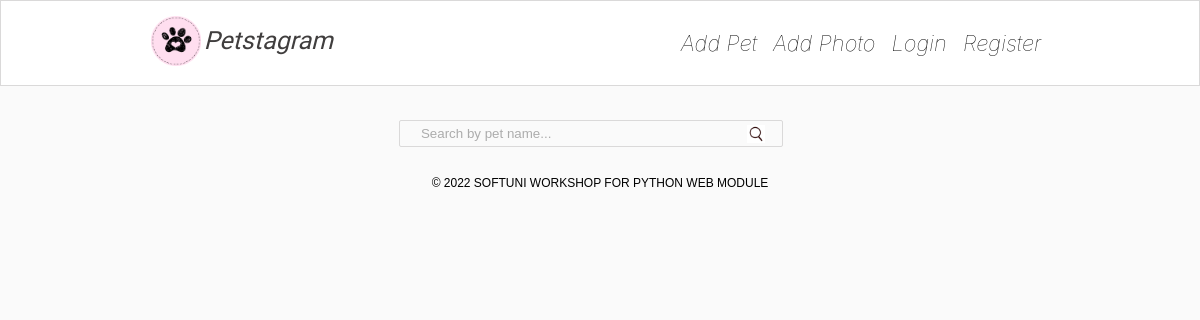
Before: / with the older database file.
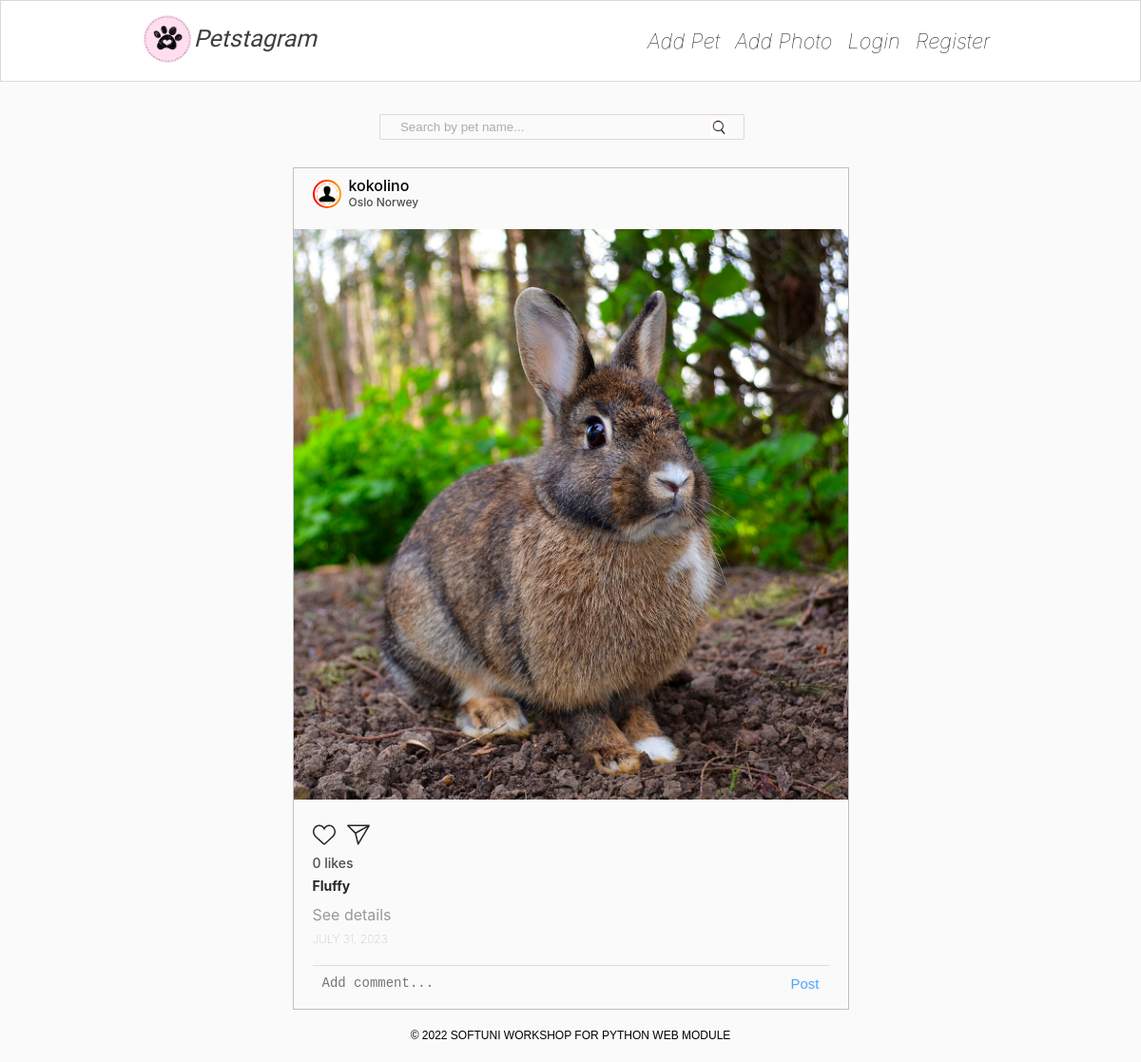
After: the same page with the newer database file.
### PetstagramWebsite/photos/models.py (models this page shows, shortened)
class Photo(models.Model):
    image = models.ImageField(
        upload_to='pet_photos',
        validators=(validate_file_size,),
    )
    description = models.TextField(
        max_length=300,
        blank=True,
        null=True,
        validators=(MinLengthValidator(10),),
    )
    location = models.CharField(
        max_length=30,
        blank=True,
        null=True
    )
    tagged_pets = models.ManyToManyField(
        Pet,
        blank=True,
    )
    date_of_publication = models.DateField(
        auto_now=True
    )
    user = models.ForeignKey(
        to=PetstagramUser,
        on_delete=models.CASCADE
    )

### PetstagramWebsite/accounts/models.py (models this page shows)
class PetstagramUser(AbstractUser):
    email = models.EmailField(
        unique=True
    )
    first_name = models.CharField(
        max_length=30,
        validators=(
            MinLengthValidator(2),
            only_letters_validator,
        )
    )
    last_name = models.CharField(
        max_length=30,
        validators=(
            MinLengthValidator(2),
            only_letters_validator,
        )
    )
    profile_picture = models.URLField()
    gender = models.CharField(
        max_length=20,
        choices=(
            ('Male', 'Male'),
            ('Female', 'Female'),
            ('Do not show', 'Do not show'),
        ),
    )

### PetstagramWebsite/pets/models.py (models this page shows, shortened)
class Pet(models.Model):
    name = models.CharField(
        max_length=30
    )
    personal_photo = models.URLField()
    date_of_birth = models.DateField(
        blank=True,
        null=True
    )
    slug = models.SlugField(
        unique=True,
        editable=False,
        blank=True
    )
    user = models.ForeignKey(
        to=PetstagramUser,
        on_delete=models.CASCADE
    )

### PetstagramWebsite/common/views.py (the view)
# urls.py: path('', index, name='home'),
def index(request):
    all_photos = Photo.objects.all()
    comment_form = CommentForm()
    search_form = SearchForm()
    if request.method == 'POST':
        search_form = SearchForm(request.POST)
        if search_form.is_valid():
            all_photos = all_photos.filter(tagged_pets__name__icontains=search_form.cleaned_data['pet_name'])
            search_form = SearchForm()
    context = {
        'all_photos': all_photos,
        'comment_form': comment_form,
        'search_form': search_form,
        'all_liked_photos_by_request_user': get_all_liked_photos_by_request_user(request),
    }
    return render(request, 'common/home-page.html', context)

### PetstagramWebsite/common/forms.py
class CommentForm(forms.ModelForm):
    class Meta:
        model = Comment
        fields = ['text']
        widgets = {
            'text': forms.Textarea(
                attrs={
                    'placeholder': 'Add comment...'
                }
            )
        }

class SearchForm(forms.Form):
    pet_name = forms.CharField(
        widget=forms.TextInput(
            attrs={
                'placeholder': 'Search by pet name...'
            }
        )
    )

### PetstagramWebsite/common/core.py (called while the page is built)
def get_all_liked_photos_by_request_user(request):
    all_liked_photos_by_request_user = []
    user = request.user
    if user.is_authenticated:
        all_liked_photos_by_request_user = [like.to_photo_id for like in user.like_set.all()]
        return all_liked_photos_by_request_user
    return all_liked_photos_by_request_user

### templates/common/home-page.html (shortened to what this page needs)
{% extends 'base.html' %}
{% load static %}
   {% block page_content %}
    <div class="container">
        <div class="col-9">
            <form class="searchbar" method="post" action="{% url 'home' %}">
                {{ search_form }}
            </form>
            {% include 'common/pet-post.html' %}
        </div>
    </div>
    {% endblock %}

### templates/base.html (shortened to what this page needs)
{% load static %}
<!DOCTYPE html>
<html lang="en">
<head>
    <link rel="stylesheet" href="{% static 'css/styles.css' %}">
</head>
<body>
<header>
    <nav class="navbar">
        <div class="container">
            <div class="logo">
                <a href="{% url 'home' %}">
                    <img width="50px" src="{% static 'images/free-30-instagram-stories-icons23_122570.png' %}" alt="img1">
                </a>
                <a class="home" href="{% url 'home' %}">
                    <i>Petstagram</i>
                </a>
            </div>
            <div class="nav-links">
                <ul class="nav-group">
                    <li class="nav-item">
                        <a href="{% url 'pet_add' %}">
                            <i>Add Pet</i>
                        </a>
                    </li>
                    <li class="nav-item">
                        <a href="{% url 'photo_add' %}">
                            <i>Add Photo</i>
                        </a>
                    </li>
                     {% if request.user.is_authenticated %}
                    <li class="nav-item">
                        <a href="{% url 'profile-details' request.user.pk%}">
                            <i>Profile</i>
                        </a>
                    </li>
                     <li class="nav-item">
                        <a href="{% url 'logout' %}">
                            <i>Logout</i>
                        </a>
                    </li>
                        {% else %}
                    <li class="nav-item">
                        <a href="{% url 'login' %}">
                            <i>Login</i>
                        </a>
                    </li>
                    <li class="nav-item">
                        <a href="{% url 'register' %}">
                            <i>Register</i>
                        </a>
                    </li>
                    {% endif %}
                </ul>
            </div>
        </div>
    </nav>
</header>
<main>
    {% block page_content %}
    {% endblock %}
</main>
<div class="footer">
		<span class="footer-section">
			© 2022 SOFTUNI WORKSHOP FOR PYTHON WEB MODULE
		</span>
</div>
</body>
</html>

### templates/common/pet-post.html (shortened to what this page needs)
{% load static %}
{% for photo in all_photos %}
<div class="card">
                <div class="top">
                    <div class="userDetails">
                        <a href="{% url 'profile-details' photo.user.pk %}">
                            <div class="profilepic">
                                <div class="profile_img">
                                    <div class="image">
                                        {% if not photo.user.profile_picture %}
                                        <img src="{% static 'images/person.png' %}" alt="img8">
                                        {% else %}
                                         <img src="{{ photo.user.profile_picture }}" alt="img8">
                                        {% endif %}
                                    </div>
                                </div>
                            </div>
                        </a>
                        <h3>
                            <a href="{% url 'profile-details' photo.user.pk %}">
                                {% if photo.user.get_full_name %}
                                {{ photo.user.get_full_name }}
                                {% else %}
                                {{ photo.user.username }}
                                {% endif %}
                            </a>
                            <br>
                            {% if photo.location %}
                            <span>{{ photo.location }}</span>
                            {% endif %}
                        </h3>
                    </div>
                </div>
                <div class="imgBx" id="{{ photo.id }}">
                    <img src="/media/{{ photo.image }}" alt="post" class="cover">
                </div>
                <div class="bottom">
                    <div class="actionBtns">
                        <div class="left">
								<span class="heart">
									<a href="{% url 'like' photo.id %}">
                                        {% if photo.id in all_liked_photos_by_request_user %}
                                        <svg style="color: red"
                                             xmlns="http://www.w3.org/2000/svg"
                                             width="24"
                                             height="24"
                                             fill="currentColor"
                                             class="bi bi-heart-fill"
                                             viewBox="0 0 16 16">
                                            <path fill-rule="evenodd"
                                                  d="M8 1.314C12.438-3.248 23.534 4.735
                                                  8 15-7.534 4.736 3.562-3.248 8 1.314z"
                                                  fill="red">
                                            </path>
                                        </svg>
                                        {% else %}
                                        <svg aria-label="Like"
                                             color="#262626"
                                             fill="#262626"
                                             height="24"
                                             role="img"
                                             viewBox="0 0 48 48"
                                             width="24">
                                            {% endif %}
                                        <path d="M34.6 6.1c5.7 0 10.4 5.2 10.4
                                                    11.5 0 6.8-5.9 11-11.5 16S25 41.3 24
                                                    41.9c-1.1-.7-4.7-4-9.5-8.3-5.7-5-11.5-9.2-11.5-16C3
                                                    11.3 7.7 6.1 13.4 6.1c4.2 0 6.5 2 8.1 4.3
                                                    1.9 2.6 2.2 3.9 2.5 3.9.3 0 .6-1.3 2.5-3.9
                                                    1.6-2.3 3.9-4.3 8.1-4.3m0-3c-4.5 0-7.9
                                                    1.8-10.6 5.6-2.7-3.7-6.1-5.5-10.6-5.5C6 3.1
                                                    0 9.6 0 17.6c0 7.3 5.4 12 10.6 16.5.6.5 1.3
                                                    1.1 1.9 1.7l2.3 2c4.4 3.9 6.6 5.9 7.6 6.5.5.3
                                                    1.1.5 1.6.5.6 0 1.1-.2 1.6-.5 1-.6 2.8-2.2
                                                    7.8-6.8l2-1.8c.7-.6 1.3-1.2 2-1.7C42.7 29.6
                                                    48 25 48 17.6c0-8-6-14.5-13.4-14.5z">
                                        </path>
                                    </svg>
								</a>
								</span>
                            <a href="{% url 'share' photo.id %}">
                            </a>
                        </div>
                    </div>
                    <a href="#">
                        <p class="likes">{{ photo.like_set.count }} likes</p>
                    </a>
                    {% for pet in photo.tagged_pets.all %}
                    <a href="{% url 'pet_details' pet.user.username pet.slug %}">
                        <p class="message">
                            <b>{{ pet.name }}</b>
                        </p>
                    </a>
                     {% endfor %}
                    <a href="{% url 'photo_details' photo.pk %}">
                        <h4 class="details">See details</h4>
                    </a>
                    <h5 class="postTime">{{ photo.date_of_publication }}</h5>
                    <div class="addComments">
                        <form method="post" action="{% url 'comment' photo.id %}">
                            {{ comment_form }}
                            <button type="submit">Post</button>
                        </form>
                    </div>
                </div>
            </div>
{% endfor %}

### static/css/home.css (style rules this page uses)
* { margin: 0; padding: 0; box-sizing: border-box; }
body { font-family: -apple-system, system-ui, "Segoe UI", Roboto, Oxygen, Ubuntu, Cantarell, "Open Sans", "Helvetica Neue", sans-serif; background: #fafafa; min-height: 100vh; }
.navbar { position: fixed; z-index: 100000; display: flex; align-items: center; justify-content: center; background: rgb(255, 255, 255); width: 100%; border: 1px solid rgb(218, 217, 217); }
.container { padding: 15px 0; width: 75%; display: flex; align-items: center; justify-content: space-between; }
.container a { color: #403e3e; }
.container .logo { display: flex; cursor: pointer; }
.searchbar { width: -10%; margin: 0 18% 5% 0; text-align: end; }
.searchbar input { background-color: #fafafa; width: 80%; padding: 5px 5px 5px 0; text-indent: 21px; outline: none; border: 1px solid rgb(218, 217, 217); border-radius: 2px; color: rgb(77, 77, 77); }
.searchbar input::placeholder { font-weight: lighter; color: rgb(172, 172, 172); }
.home { font-size: 25px; margin: 10px 0 0 3px; color: black; font-family: 'Indie Flower', cursive; }
.nav-links { font-weight: lighter; color: rgb(172, 172, 172); }
.nav-group .nav-item { list-style-type: none; margin: 0 8px; }
.nav-group .nav-item a { font-size: 22px; display: block; color: black; }
.nav-group { display: flex; align-items: center; justify-content: center; }
main { width: 100%; display: flex; align-items: center; justify-content: center; }
main .container { position: relative; margin-top: 60px; width: 75%; display: flex; align-items: flex-start; justify-content: space-between; }
.col-9 { width: 65%; margin: 5% auto; margin-bottom: -20px; }
.col-9 .card { margin-bottom: 20px; position: relative; width: 100%; display: inline-block; border: 1px solid rgba(7, 7, 7, 0.24); }
.col-9 .card .top { padding: 10px 20px; display: flex; justify-content: space-between; align-items: center; }
.col-9 .card .bottom { padding: 10px 20px; }
.col-9 .card .top .userDetails { width: 100%; display: flex; align-items: center; }
.profilepic { display: inline-block; }
.profilepic .profile_img { display: flex; align-items: center; justify-content: center; border-radius: 50%; overflow: hidden; width: 30px; height: 30px; background: linear-gradient(to right, red, orange); padding: 2px; margin-right: 8px; }
.profilepic .profile_img .image { position: relative; width: 100%; height: 100%; border-radius: 50%; margin-top: 0; overflow: hidden; display: flex; align-items: center; justify-content: center; border: 2px solid white; }
.profilepic .profile_img img { width: 100%; height: 100%; object-fit: cover; margin-top: 0 !important; }
.cover { position: absolute; top: 0; left: 0; width: 100%; height: 100%; object-fit: cover; }
.col-9 .card .top .userDetails h3 { font-size: 16px; color: #4d4d4f; font-weight: 500; line-height: 1em; white-space: nowrap; }
.col-9 .card .top .userDetails h3 span { font-size: 0.75em; }
.imgBx { position: relative; width: 100%; min-height: 600px; margin: 10px 0 15px; }
.actionBtns { display: flex; justify-content: space-between; align-items: center; }
.actionBtns svg { cursor: pointer; }
.actionBtns .left svg { margin-right: 8px; }
.likes { font-weight: 500; margin-top: 5px; font-size: 14px; cursor: default; color: #4d4d4f; }
.message { font-weight: 400; margin-top: 5px; font-size: 14px; color: #777; line-height: 1.5em; }
.message b { color: #262626; }
.details { margin-top: 10px; font-weight: 400; color: #999; }
.addComments { display: flex; align-items: center; margin-top: 20px; border-top: 1px solid #ddd; padding: 10px 0; }
.addComments button { position: absolute; right: 30px; color: #1d92ffcb; font-weight: 500; font-size: 15px; border: none; background-color: inherit; cursor: pointer; }
textarea { position: absolute; left: 30px; width: 85%; resize: none; overflow: hidden; height: 20px; border: none; outline: none; font-weight: 400; font-size: 14px; color: #262626; background: none; }
.addComments form { display: flex; margin-bottom: 15px; }
.postTime { margin-top: 8px; font-weight: lighter; cursor: default; color: rgb(163, 163, 163); font-size: 12px; text-transform: uppercase; }
a { text-decoration: none; }
.footer { text-align: center; margin-bottom: 20px; }
.footer .footer-section { position: relative; width: 100%; font-size: 12px; font-family: sans-serif; z-index: -2; }

### static/css/photoDetails.css (style rules this page uses)
.userDetails a { color: initial; }

### static/css/profile.css (style rules this page uses)
.profile_img img { width: 175px; height: 175px; margin-top: 10px; border-radius: 50%; object-fit: cover; }

Changed rows visible on the page:
added Photo: user.username "kokolino", location "Oslo Norwey", image (picture), like_set.count "0", date_of_publication "JULY 31, 2023"
added Pet: name "Fluffy"
